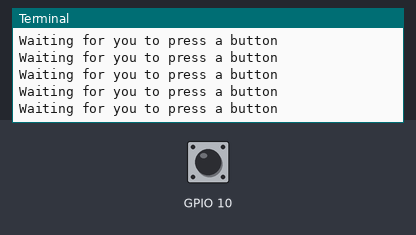
A program run on a simulated Raspberry Pi (BCM pin numbers). Parts: the last lines printed to the terminal. Inputs (shaded band) come from the test bench; at power-on: GPIO 10 HIGH. The clock reads 2024-03-15 10:24:30 at power-on unless the program sets it.

Above: at 1.2 s.
1.3 s: GPIO 10 pulled LOW for 0.15 s
At 1.39 s:
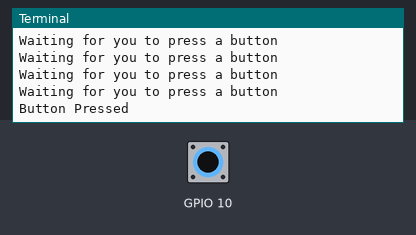
At 2.6 s:
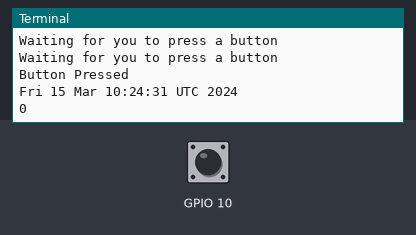

Measured:
- after the input at 1.3 s, the terminal: prints a new line after 0.09 s (image 1)

The program:

4_button.py
```python
#!/usr/bin/python
import os
from time import sleep
import RPi.GPIO as GPIO
GPIO.setmode(GPIO.BCM)
# setup our input pin
# we use an internal pull up resistor to hold the pin at 3v3,
# otherwise the inputs value could chatter between high and low
GPIO.setup(10, GPIO.IN, pull_up_down=GPIO.PUD_UP)
while True:
 if ( GPIO.input(10) == False ):
 	print("Button Pressed")
 	os.system('date') # print the systems date and time
	print GPIO.input(10)
 	sleep(5)
 else:
	os.system('clear') # clear the screens text
	print ("Waiting for you to press a button")
 	sleep(0.1)
```
